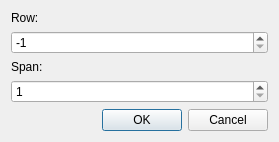
<?xml version="1.0" encoding="UTF-8"?>
<ui version="4.0">
 <class>CellEditorDlg</class>
 <widget class="QDialog" name="CellEditorDlg">
  <property name="geometry">
   <rect>
    <x>0</x>
    <y>0</y>
    <width>279</width>
    <height>137</height>
   </rect>
  </property>
  <property name="windowTitle">
   <string>Enter cell numbers</string>
  </property>
  <layout class="QVBoxLayout" name="verticalLayout">
   <item>
    <widget class="QLabel" name="labelCell">
     <property name="text">
      <string>Row:</string>
     </property>
    </widget>
   </item>
   <item>
    <widget class="QSpinBox" name="spinBoxCell">
     <property name="minimum">
      <number>-1</number>
     </property>
     <property name="value">
      <number>-1</number>
     </property>
    </widget>
   </item>
   <item>
    <widget class="QLabel" name="label_2">
     <property name="text">
      <string>Span:</string>
     </property>
    </widget>
   </item>
   <item>
    <widget class="QSpinBox" name="spinBoxSpan">
     <property name="minimum">
      <number>1</number>
     </property>
    </widget>
   </item>
   <item>
    <spacer name="verticalSpacer">
     <property name="orientation">
      <enum>Qt::Vertical</enum>
     </property>
     <property name="sizeHint" stdset="0">
      <size>
       <width>20</width>
       <height>0</height>
      </size>
     </property>
    </spacer>
   </item>
   <item>
    <widget class="QDialogButtonBox" name="buttonBox">
     <property name="orientation">
      <enum>Qt::Horizontal</enum>
     </property>
     <property name="standardButtons">
      <set>QDialogButtonBox::Cancel|QDialogButtonBox::Ok</set>
     </property>
    </widget>
   </item>
  </layout>
 </widget>
 <resources/>
 <connections>
  <connection>
   <sender>buttonBox</sender>
   <signal>accepted()</signal>
   <receiver>CellEditorDlg</receiver>
   <slot>accept()</slot>
   <hints>
    <hint type="sourcelabel">
     <x>248</x>
     <y>254</y>
    </hint>
    <hint type="destinationlabel">
     <x>157</x>
     <y>274</y>
    </hint>
   </hints>
  </connection>
  <connection>
   <sender>buttonBox</sender>
   <signal>rejected()</signal>
   <receiver>CellEditorDlg</receiver>
   <slot>reject()</slot>
   <hints>
    <hint type="sourcelabel">
     <x>316</x>
     <y>260</y>
    </hint>
    <hint type="destinationlabel">
     <x>286</x>
     <y>274</y>
    </hint>
   </hints>
  </connection>
 </connections>
</ui>
